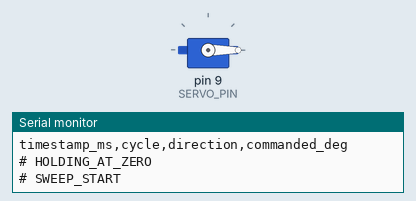
Bench run of a sketch on a simulated Arduino Uno, built with avr-gcc and run on an emulated ATmega328P. On the bench: servo, the last lines printed to the serial monitor.

Above: at 4.05 s.
At 8.95 s:
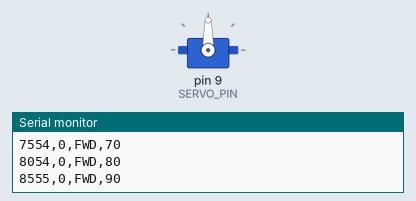
At 13.95 s:
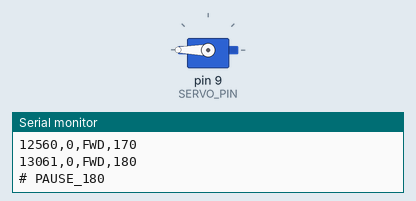
At 23.95 s:
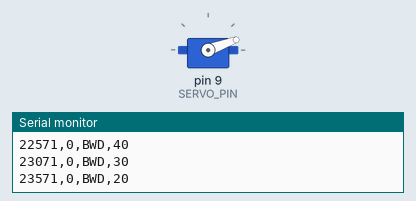
Timing chart, 0 to 33.9 s (numbered marks = the images above):
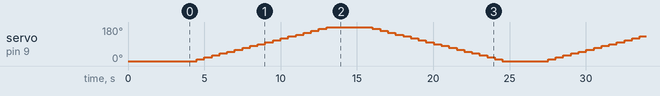

The sketch:

servo_validation.ino
```cpp
#include <Servo.h>

Servo myServo;

const int SERVO_PIN     = 9;
const int STEP_DEG      = 10;
const int STEP_DELAY_MS = 500;
const int SETTLE_MS     = 50;
const int PAUSE_MS      = 2000;
const int NUM_CYCLES    = 5;

void setup() {
  Serial.begin(115200);
  myServo.attach(SERVO_PIN);
  myServo.write(0);
  delay(1000);

  // Print CSV header
  Serial.println("timestamp_ms,cycle,direction,commanded_deg");

  // Hold at 0° for 3 seconds so IMU can settle
  // This creates a visible flat region for alignment
  Serial.println("# HOLDING_AT_ZERO");
  delay(3000);

  Serial.println("# SWEEP_START");
}

void logStep(int cycle, const char* dir, int pos) {
  Serial.print(millis());
  Serial.print(",");
  Serial.print(cycle);
  Serial.print(",");
  Serial.print(dir);
  Serial.print(",");
  Serial.println(pos);
}

void loop() {
  static int cycle = 0;

  if (cycle >= NUM_CYCLES) {
    // Hold at 0° at end — another alignment marker
    myServo.write(0);
    Serial.println("# TEST_COMPLETE");
    while (true);
  }

  // ── Forward 0° → 180° ─────────────────────
  for (int pos = 0; pos <= 180; pos += STEP_DEG) {
    myServo.write(pos);
    delay(SETTLE_MS);
    logStep(cycle, "FWD", pos);
    delay(STEP_DELAY_MS - SETTLE_MS);
  }

  Serial.println("# PAUSE_180");
  delay(PAUSE_MS);

  // ── Backward 180° → 0° ────────────────────
  for (int pos = 180; pos >= 0; pos -= STEP_DEG) {
    myServo.write(pos);
    delay(SETTLE_MS);
    logStep(cycle, "BWD", pos);
    delay(STEP_DELAY_MS - SETTLE_MS);
  }

  Serial.println("# PAUSE_0");
  delay(PAUSE_MS);

  cycle++;
}
```
